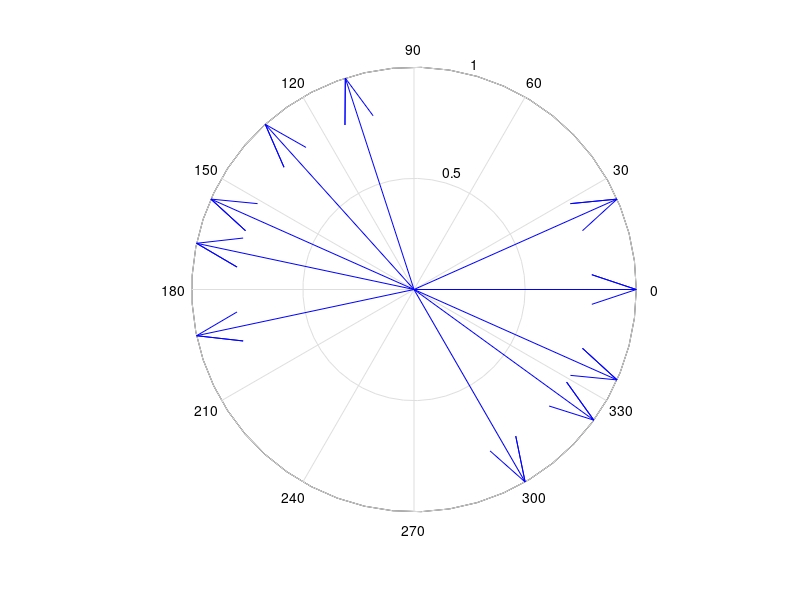

MATLAB code to generate this figure:
close all
clear all
clc

%24Slot-22Pole-First Harmonic
M = cos(0*pi/180)
N = sin(0*pi/180)
ver = M
hor = N
figure(1)
compass(M)
hold on

M = cos(132*pi/180)
N = sin(132*pi/180)
ver = ver - M
hor = hor - N
figure(1)
compass(M, N)
hold on

M = cos(168*pi/180)
N = sin(168*pi/180)
ver = ver - M
hor = hor -N
figure(1)
compass(M, N)
hold on

M = cos(300*pi/180)
N = sin(300*pi/180)
ver = ver +M
hor = hor +N
figure(1)
compass(M, N)
hold on

M = cos(336*pi/180)
N = sin(336*pi/180)
ver = ver + M
hor = hor +N
figure(1)
compass(M, N)
hold on

M = cos(108*pi/180)
N = sin(108*pi/180)
ver = ver - M
hor = hor -N
figure(1)
compass(M, N)
hold on

M = cos(24*pi/180)
N = sin(24*pi/180)
ver = ver + M
hor = hor +N
figure(1)
compass(M, N)
hold on

M = cos(156*pi/180)
N = sin(156*pi/180)
ver = ver - M
hor = hor -N
figure(1)
compass(M, N)
hold on

M = cos(192*pi/180)
N = sin(192*pi/180)
ver = ver - M
hor = hor -N
figure(1)
compass(M, N)
hold on

M = cos(324*pi/180)
N = sin(324*pi/180)
ver = ver + M
hor = hor + N
figure(1)
compass(M, N)

mag = sqrt(hor^2 + ver^2)
w = mag/10

